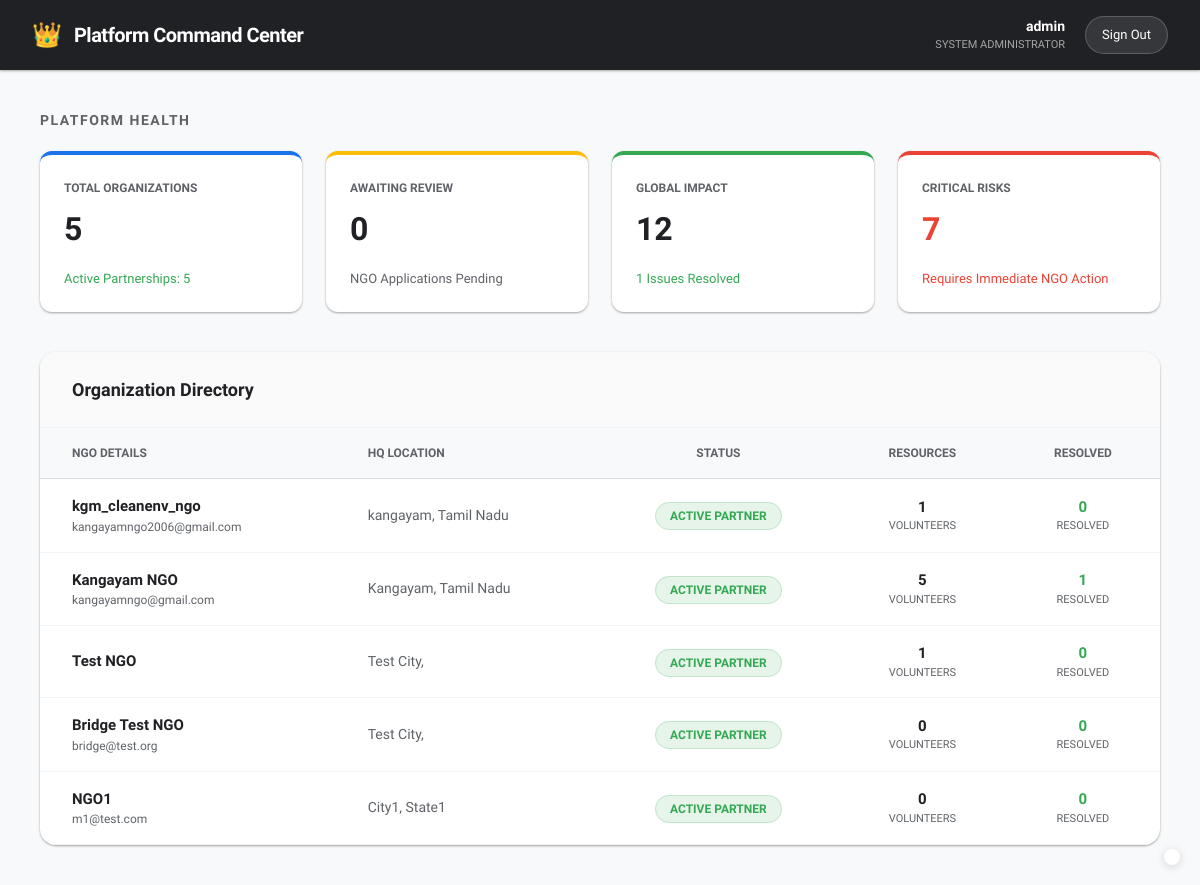
/dashboard/admin/ (signed in), run on the app's committed database.
### core/models.py (models this page shows, shortened)
class User(AbstractUser):
    role = models.CharField(
        max_length=20,
        choices=Role.choices,
        default=Role.PUBLIC
    )
    ngo = models.ForeignKey(
        NGO,
        on_delete=models.SET_NULL,
        null=True,
        blank=True,
        related_name='members'
    )
    phone = models.CharField(max_length=15, blank=True, default='')
    profile_photo = models.ImageField(
        upload_to='profiles/',
        blank=True,
        null=True
    )
    created_at = models.DateTimeField(auto_now_add=True)

class NGO(models.Model):
    name = models.CharField(max_length=200, default='')
    description = models.TextField(blank=True, default='')
    city = models.CharField(max_length=100, default='')
    state = models.CharField(max_length=100, default='')
    address = models.TextField(blank=True, default='')
    email = models.EmailField(unique=True, blank=True, default='')
    phone = models.CharField(max_length=15, blank=True, default='')
    latitude = models.FloatField(null=True, blank=True)
    longitude = models.FloatField(null=True, blank=True)
    is_approved = models.BooleanField(default=False)
    created_at = models.DateTimeField(auto_now_add=True)

### core/views.py (the view)
# urls.py: path('dashboard/admin/', views.super_admin_dashboard, name='super_admin_dashboard'),
@login_required
def super_admin_dashboard(request):
    if not request.user.is_superuser and not request.user.role == Role.SUPER_ADMIN:
        return redirect('dashboard')
    all_ngos = NGO.objects.all()
    approved_ngos = all_ngos.filter(is_approved=True).count()
    pending_ngos = all_ngos.filter(is_approved=False).count()
    all_needs = NeedReport.objects.all()
    total_needs = all_needs.count()
    resolved_needs = all_needs.filter(status='resolved').count()
    high_urgency = all_needs.filter(urgency='high').count()
    total_volunteers = VolunteerProfile.objects.all().count()
    total_assignments = Assignment.objects.all().count()
    ngo_stats = []
    for ngo in all_ngos:
        ngo_needs = NeedReport.objects.filter(ngo=ngo)
        ngo_volunteers = VolunteerProfile.objects.filter(user__ngo=ngo)
        ngo_stats.append({
            'ngo': ngo,
            'total_needs': ngo_needs.count(),
            'resolved': ngo_needs.filter(status='resolved').count(),
            'pending': ngo_needs.filter(status='pending').count(),
            'high_urgency': ngo_needs.filter(urgency='high').count(),
            'volunteers': ngo_volunteers.count(),
        })
    return render(request, 'dashboard/super_admin.html', {
        'all_ngos': all_ngos,
        'approved_ngos': approved_ngos,
        'pending_ngos': pending_ngos,
        'total_needs': total_needs,
        'resolved_needs': resolved_needs,
        'high_urgency': high_urgency,
        'total_volunteers': total_volunteers,
        'total_assignments': total_assignments,
        'ngo_stats': ngo_stats,
    })

### core/context_processors.py (called while the page is built)
def google_maps_key(request):
    return {
        'GOOGLE_MAPS_API_KEY': settings.GOOGLE_MAPS_API_KEY
    }

### core/templates/dashboard/super_admin.html (shortened to what this page needs)
{% extends 'base.html' %}
{% block content %}
<div style="min-height:100vh; background: var(--background);">
    <div style="background: #202124; padding: 16px 32px; display: flex; justify-content: space-between; align-items: center; box-shadow: var(--shadow);">
        <div style="display: flex; align-items: center; gap: 12px;">
            <span style="font-size: 24px;">👑</span>
            <h1 style="color: white; font-size: 20px; font-weight: 600; letter-spacing: -0.5px;">Platform Command Center</h1>
        </div>
        <div style="display: flex; align-items: center; gap: 20px;">
            <div style="text-align: right;">
                <p style="color: white; font-size: 14px; font-weight: 600;">{{ user.username }}</p>
                <p style="color: rgba(255,255,255,0.6); font-size: 11px; text-transform: uppercase;">System Administrator</p>
            </div>
            <a href="/logout/" style="background: rgba(255,255,255,0.1); color: white; text-decoration: none; padding: 8px 16px; border-radius: 20px; font-size: 13px; font-weight: 500; border: 1px solid rgba(255,255,255,0.2);">Sign Out</a>
        </div>
    </div>
    <div style="padding: 40px; max-width: 1400px; margin: 0 auto;">
        <div style="margin-bottom: 40px;">
            <h2 style="font-size: 14px; color: var(--text-secondary); text-transform: uppercase; letter-spacing: 1.5px; font-weight: 700; margin-bottom: 20px;">Platform Health</h2>
            <div style="display: grid; grid-template-columns: repeat(4, 1fr); gap: 24px;">
                <div class="card" style="border-top: 4px solid var(--primary-blue);">
                    <p style="color: var(--text-secondary); font-size: 12px; font-weight: 600; text-transform: uppercase;">Total Organizations</p>
                    <h3 style="font-size: 32px; font-weight: 700; color: var(--text-primary); margin-top: 8px;">{{ all_ngos.count }}</h3>
                    <div style="margin-top: 16px; font-size: 13px; color: var(--primary-green); font-weight: 500;">
                        Active Partnerships: {{ approved_ngos }}
                    </div>
                </div>
                <div class="card" style="border-top: 4px solid var(--primary-yellow);">
                    <p style="color: var(--text-secondary); font-size: 12px; font-weight: 600; text-transform: uppercase;">Awaiting Review</p>
                    <h3 style="font-size: 32px; font-weight: 700; color: var(--text-primary); margin-top: 8px;">{{ pending_ngos }}</h3>
                    <div style="margin-top: 16px; font-size: 13px; color: var(--text-secondary);">
                        NGO Applications Pending
                    </div>
                </div>
                <div class="card" style="border-top: 4px solid var(--primary-green);">
                    <p style="color: var(--text-secondary); font-size: 12px; font-weight: 600; text-transform: uppercase;">Global Impact</p>
                    <h3 style="font-size: 32px; font-weight: 700; color: var(--text-primary); margin-top: 8px;">{{ total_needs }}</h3>
                    <div style="margin-top: 16px; font-size: 13px; color: var(--primary-green); font-weight: 500;">
                        {{ resolved_needs }} Issues Resolved
                    </div>
                </div>
                <div class="card" style="border-top: 4px solid var(--primary-red);">
                    <p style="color: var(--text-secondary); font-size: 12px; font-weight: 600; text-transform: uppercase;">Critical Risks</p>
                    <h3 style="font-size: 32px; font-weight: 700; color: var(--primary-red); margin-top: 8px;">{{ high_urgency }}</h3>
                    <div style="margin-top: 16px; font-size: 13px; color: var(--primary-red); font-weight: 500;">
                        Requires Immediate NGO Action
                    </div>
                </div>
            </div>
        </div>
        <div class="card" style="padding: 0; overflow: hidden; border-radius: 16px;">
            <div style="padding: 24px 32px; border-bottom: 1px solid #f1f3f4; background: #fafafa;">
                <h3 style="font-size: 18px; font-weight: 700; color: var(--text-primary);">Organization Directory</h3>
            </div>
            <table style="width: 100%; border-collapse: collapse;">
                <thead>
                    <tr style="background: #f8f9fa; border-bottom: 1px solid #dadce0;">
                        <th style="padding: 16px 32px; text-align: left; font-size: 12px; font-weight: 700; color: var(--text-secondary); text-transform: uppercase;">NGO Details</th>
                        <th style="padding: 16px 32px; text-align: left; font-size: 12px; font-weight: 700; color: var(--text-secondary); text-transform: uppercase;">HQ Location</th>
                        <th style="padding: 16px 32px; text-align: center; font-size: 12px; font-weight: 700; color: var(--text-secondary); text-transform: uppercase;">Status</th>
                        <th style="padding: 16px 32px; text-align: center; font-size: 12px; font-weight: 700; color: var(--text-secondary); text-transform: uppercase;">Resources</th>
                        <th style="padding: 16px 32px; text-align: center; font-size: 12px; font-weight: 700; color: var(--text-secondary); text-transform: uppercase;">Resolved</th>
                    </tr>
                </thead>
                <tbody>
                    {% for stat in ngo_stats %}
                    <tr style="border-bottom: 1px solid #f1f3f4; transition: background 0.2s;" onmouseover="this.style.background='#fcfdfe'" onmouseout="this.style.background='transparent'">
                        <td style="padding: 16px 32px;">
                            <p style="font-weight: 700; color: var(--text-primary); font-size: 15px;">{{ stat.ngo.name }}</p>
                            <p style="font-size: 12px; color: var(--text-secondary);">{{ stat.ngo.email }}</p>
                        </td>
                        <td style="padding: 16px 32px; font-size: 14px; color: var(--text-secondary);">
                            {{ stat.ngo.city }}, {{ stat.ngo.state }}
                        </td>
                        <td style="padding: 16px 32px; text-align: center;">
                            {% if stat.ngo.is_approved %}
                            <span style="background: #e6f4ea; color: var(--primary-green); padding: 6px 14px; border-radius: 20px; font-size: 12px; font-weight: 700; border: 1px solid rgba(52,168,83,0.2);">ACTIVE PARTNER</span>
                            {% else %}
                            <span style="background: #fff7e0; color: #b06000; padding: 6px 14px; border-radius: 20px; font-size: 12px; font-weight: 700; border: 1px solid rgba(251,188,4,0.2);">PENDING</span>
                            {% endif %}
                        </td>
                        <td style="padding: 16px 32px; text-align: center;">
                            <div style="font-weight: 700; color: var(--text-primary); font-size: 15px;">{{ stat.volunteers }}</div>
                            <div style="font-size: 11px; color: var(--text-secondary); text-transform: uppercase;">Volunteers</div>
                        </td>
                        <td style="padding: 16px 32px; text-align: center;">
                            <div style="font-weight: 700; color: var(--primary-green); font-size: 15px;">{{ stat.resolved }}</div>
                            <div style="font-size: 11px; color: var(--text-secondary); text-transform: uppercase;">Resolved</div>
                        </td>
                    </tr>
                    {% endfor %}
                </tbody>
            </table>
        </div>
    </div>
</div>
{% endblock %}

### core/templates/base.html (style rules this page uses)
:root { --primary-blue: #1a73e8; --primary-red: #ea4335; --primary-yellow: #fbbc04; --primary-green: #34a853; --surface: #ffffff; --background: #f8f9fa; --text-primary: #202124; --text-secondary: #5f6368; --shadow: 0 1px 3px rgba(0,0,0,0.12), 0 1px 2px rgba(0,0,0,0.24); --shadow-hover: 0 10px 20px rgba(0,0,0,0.19), 0 6px 6px rgba(0,0,0,0.23); }
* { margin: 0; padding: 0; box-sizing: border-box; }
body { font-family: 'Google Sans', 'Roboto', sans-serif; background: var(--background); color: var(--text-primary); line-height: 1.5; -webkit-font-smoothing: antialiased; }
.card { background: var(--surface); border-radius: 12px; padding: 24px; box-shadow: var(--shadow); transition: box-shadow 0.3s cubic-bezier(0.4, 0, 0.2, 1); }

### data on the page
User: username "admin"
NGO: ngo.name "kgm_cleanenv_ngo", ngo.email "kangayamngo2006@gmail.com", ngo.city "kangayam", ngo.state "Tamil Nadu", is_approved "ACTIVE PARTNER", volunteers "1", resolved "0"
NGO: ngo.name "Kangayam NGO", ngo.email "kangayamngo@gmail.com", ngo.city "Kangayam", ngo.state "Tamil Nadu", shows "ACTIVE PARTNER", volunteers "5", resolved "1"
NGO: ngo.name "Test NGO", ngo.city "Test City", shows "ACTIVE PARTNER", volunteers "1", resolved "0"
NGO: ngo.name "Bridge Test NGO", ngo.email "bridge@test.org", ngo.city "Test City", is_approved "ACTIVE PARTNER", volunteers "0", resolved "0"
NGO: ngo.name "NGO1", ngo.email "m1@test.com", ngo.city "City1", ngo.state "State1", is_approved "ACTIVE PARTNER", volunteers "0", resolved "0"

### other printed values
{{ all_ngos.count }} "5"
{{ approved_ngos }} "5"
{{ pending_ngos }} "0"
{{ total_needs }} "12"
{{ resolved_needs }} "1"
{{ high_urgency }} "7"
